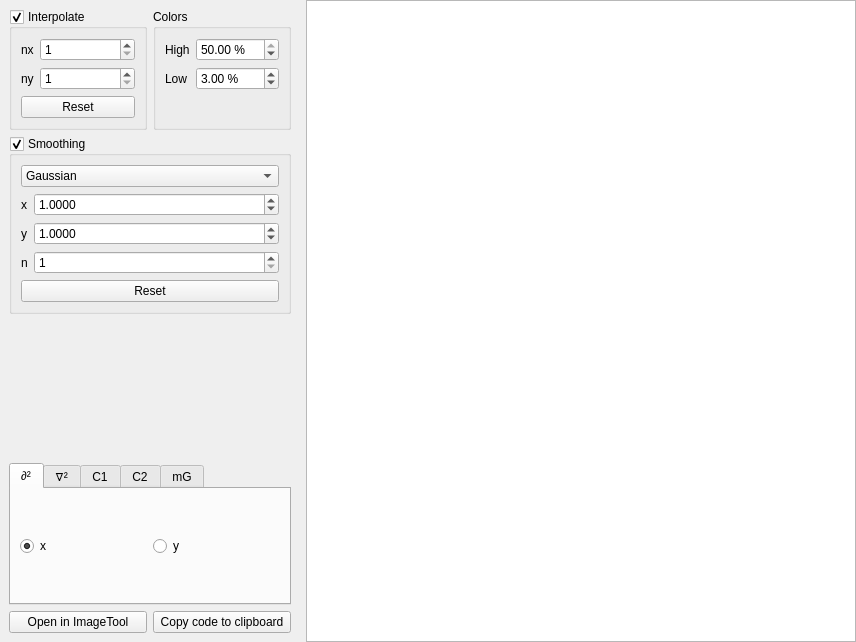
<?xml version="1.0" encoding="UTF-8"?>
<ui version="4.0">
 <class>MainWindow</class>
 <widget class="ToolWindow" name="MainWindow">
  <property name="geometry">
   <rect>
    <x>0</x>
    <y>0</y>
    <width>856</width>
    <height>642</height>
   </rect>
  </property>
  <property name="windowTitle">
   <string>MainWindow</string>
  </property>
  <widget class="QWidget" name="centralwidget">
   <layout class="QHBoxLayout" name="_2">
    <property name="leftMargin">
     <number>0</number>
    </property>
    <property name="topMargin">
     <number>0</number>
    </property>
    <property name="rightMargin">
     <number>0</number>
    </property>
    <property name="bottomMargin">
     <number>0</number>
    </property>
    <item>
     <widget class="QWidget" name="widget" native="true">
      <property name="sizePolicy">
       <sizepolicy hsizetype="Fixed" vsizetype="Preferred">
        <horstretch>0</horstretch>
        <verstretch>0</verstretch>
       </sizepolicy>
      </property>
      <property name="minimumSize">
       <size>
        <width>300</width>
        <height>0</height>
       </size>
      </property>
      <layout class="QVBoxLayout" name="verticalLayout">
       <item>
        <layout class="QHBoxLayout" name="horizontalLayout_5">
         <item>
          <widget class="QGroupBox" name="interp_group">
           <property name="sizePolicy">
            <sizepolicy hsizetype="Preferred" vsizetype="Preferred">
             <horstretch>0</horstretch>
             <verstretch>0</verstretch>
            </sizepolicy>
           </property>
           <property name="title">
            <string>Interpolate</string>
           </property>
           <property name="checkable">
            <bool>true</bool>
           </property>
           <property name="checked">
            <bool>true</bool>
           </property>
           <layout class="QVBoxLayout" name="verticalLayout_3">
            <item>
             <layout class="QFormLayout" name="formLayout_2">
              <item row="0" column="0">
               <widget class="QLabel" name="label_6">
                <property name="text">
                 <string>nx</string>
                </property>
               </widget>
              </item>
              <item row="0" column="1">
               <widget class="QSpinBox" name="nx_spin">
                <property name="keyboardTracking">
                 <bool>false</bool>
                </property>
                <property name="minimum">
                 <number>1</number>
                </property>
                <property name="maximum">
                 <number>9999</number>
                </property>
                <property name="value">
                 <number>1</number>
                </property>
               </widget>
              </item>
              <item row="1" column="0">
               <widget class="QLabel" name="label_7">
                <property name="text">
                 <string>ny</string>
                </property>
               </widget>
              </item>
              <item row="1" column="1">
               <widget class="QSpinBox" name="ny_spin">
                <property name="keyboardTracking">
                 <bool>false</bool>
                </property>
                <property name="minimum">
                 <number>1</number>
                </property>
                <property name="maximum">
                 <number>9999</number>
                </property>
                <property name="value">
                 <number>1</number>
                </property>
               </widget>
              </item>
             </layout>
            </item>
            <item>
             <widget class="QPushButton" name="interp_rst_btn">
              <property name="text">
               <string>Reset</string>
              </property>
             </widget>
            </item>
           </layout>
          </widget>
         </item>
         <item>
          <widget class="QGroupBox" name="colors_group">
           <property name="sizePolicy">
            <sizepolicy hsizetype="Preferred" vsizetype="Preferred">
             <horstretch>0</horstretch>
             <verstretch>0</verstretch>
            </sizepolicy>
           </property>
           <property name="title">
            <string>Colors</string>
           </property>
           <property name="checkable">
            <bool>false</bool>
           </property>
           <property name="checked">
            <bool>false</bool>
           </property>
           <layout class="QFormLayout" name="formLayout_5">
            <item row="0" column="0">
             <widget class="QLabel" name="label_4">
              <property name="text">
               <string>High</string>
              </property>
             </widget>
            </item>
            <item row="0" column="1">
             <widget class="QDoubleSpinBox" name="hi_spin">
              <property name="keyboardTracking">
               <bool>false</bool>
              </property>
              <property name="suffix">
               <string notr="true"> %</string>
              </property>
              <property name="decimals">
               <number>2</number>
              </property>
              <property name="maximum">
               <double>50.000000000000000</double>
              </property>
              <property name="singleStep">
               <double>0.050000000000000</double>
              </property>
              <property name="value">
               <double>50.000000000000000</double>
              </property>
             </widget>
            </item>
            <item row="1" column="0">
             <widget class="QLabel" name="label_5">
              <property name="text">
               <string>Low</string>
              </property>
             </widget>
            </item>
            <item row="1" column="1">
             <widget class="QDoubleSpinBox" name="lo_spin">
              <property name="keyboardTracking">
               <bool>false</bool>
              </property>
              <property name="suffix">
               <string notr="true"> %</string>
              </property>
              <property name="decimals">
               <number>2</number>
              </property>
              <property name="maximum">
               <double>50.000000000000000</double>
              </property>
              <property name="singleStep">
               <double>0.050000000000000</double>
              </property>
              <property name="value">
               <double>3.000000000000000</double>
              </property>
             </widget>
            </item>
           </layout>
          </widget>
         </item>
        </layout>
       </item>
       <item>
        <widget class="QGroupBox" name="smooth_group">
         <property name="sizePolicy">
          <sizepolicy hsizetype="Preferred" vsizetype="Preferred">
           <horstretch>0</horstretch>
           <verstretch>0</verstretch>
          </sizepolicy>
         </property>
         <property name="title">
          <string>Smoothing</string>
         </property>
         <property name="checkable">
          <bool>true</bool>
         </property>
         <property name="checked">
          <bool>true</bool>
         </property>
         <layout class="QFormLayout" name="formLayout">
          <item row="0" column="0" colspan="2">
           <widget class="QComboBox" name="smooth_combo">
            <item>
             <property name="text">
              <string>Gaussian</string>
             </property>
            </item>
            <item>
             <property name="text">
              <string>Boxcar</string>
             </property>
            </item>
           </widget>
          </item>
          <item row="1" column="0">
           <widget class="QLabel" name="label">
            <property name="text">
             <string>x</string>
            </property>
           </widget>
          </item>
          <item row="2" column="0">
           <widget class="QLabel" name="label_2">
            <property name="text">
             <string>y</string>
            </property>
           </widget>
          </item>
          <item row="3" column="0">
           <widget class="QLabel" name="nsmooth_label">
            <property name="text">
             <string>n</string>
            </property>
           </widget>
          </item>
          <item row="3" column="1">
           <widget class="QSpinBox" name="sn_spin">
            <property name="keyboardTracking">
             <bool>false</bool>
            </property>
            <property name="minimum">
             <number>1</number>
            </property>
            <property name="maximum">
             <number>50</number>
            </property>
            <property name="value">
             <number>1</number>
            </property>
           </widget>
          </item>
          <item row="4" column="0" colspan="2">
           <widget class="QPushButton" name="smooth_rst_btn">
            <property name="text">
             <string>Reset</string>
            </property>
           </widget>
          </item>
          <item row="2" column="1">
           <widget class="QDoubleSpinBox" name="sy_spin">
            <property name="keyboardTracking">
             <bool>false</bool>
            </property>
            <property name="decimals">
             <number>4</number>
            </property>
            <property name="value">
             <double>1.000000000000000</double>
            </property>
           </widget>
          </item>
          <item row="1" column="1">
           <widget class="QDoubleSpinBox" name="sx_spin">
            <property name="keyboardTracking">
             <bool>false</bool>
            </property>
            <property name="decimals">
             <number>4</number>
            </property>
            <property name="value">
             <double>1.000000000000000</double>
            </property>
           </widget>
          </item>
         </layout>
        </widget>
       </item>
       <item>
        <spacer name="verticalSpacer">
         <property name="orientation">
          <enum>Qt::Orientation::Vertical</enum>
         </property>
         <property name="sizeHint" stdset="0">
          <size>
           <width>20</width>
           <height>40</height>
          </size>
         </property>
        </spacer>
       </item>
       <item>
        <widget class="QTabWidget" name="tab_widget">
         <property name="tabPosition">
          <enum>QTabWidget::TabPosition::North</enum>
         </property>
         <property name="currentIndex">
          <number>0</number>
         </property>
         <property name="elideMode">
          <enum>Qt::TextElideMode::ElideNone</enum>
         </property>
         <widget class="QWidget" name="tab">
          <attribute name="title">
           <string>∂²</string>
          </attribute>
          <attribute name="toolTip">
           <string>Second Derivative Along Axis</string>
          </attribute>
          <layout class="QHBoxLayout" name="horizontalLayout_2">
           <item>
            <widget class="QRadioButton" name="x_radio">
             <property name="text">
              <string>x</string>
             </property>
             <property name="checked">
              <bool>true</bool>
             </property>
            </widget>
           </item>
           <item>
            <widget class="QRadioButton" name="y_radio">
             <property name="text">
              <string>y</string>
             </property>
             <property name="checked">
              <bool>false</bool>
             </property>
            </widget>
           </item>
          </layout>
         </widget>
         <widget class="QWidget" name="tab_2">
          <attribute name="title">
           <string>∇²</string>
          </attribute>
          <attribute name="toolTip">
           <string>2D Laplacian (Scaled)</string>
          </attribute>
          <layout class="QFormLayout" name="formLayout_4">
           <item row="0" column="0">
            <widget class="QLabel" name="label_8">
             <property name="text">
              <string>factor</string>
             </property>
            </widget>
           </item>
           <item row="0" column="1">
            <widget class="QDoubleSpinBox" name="lapl_factor_spin">
             <property name="keyboardTracking">
              <bool>false</bool>
             </property>
             <property name="decimals">
              <number>5</number>
             </property>
             <property name="minimum">
              <double>-9999.899999999999636</double>
             </property>
             <property name="maximum">
              <double>9999.899999999999636</double>
             </property>
             <property name="singleStep">
              <double>1.000000000000000</double>
             </property>
             <property name="value">
              <double>1.000000000000000</double>
             </property>
            </widget>
           </item>
          </layout>
         </widget>
         <widget class="QWidget" name="tab_5">
          <attribute name="title">
           <string>C1</string>
          </attribute>
          <attribute name="toolTip">
           <string>1D Curvature</string>
          </attribute>
          <layout class="QVBoxLayout" name="verticalLayout_4">
           <item>
            <layout class="QFormLayout" name="formLayout_6">
             <item row="0" column="0">
              <widget class="QLabel" name="label_12">
               <property name="text">
                <string>a₀</string>
               </property>
              </widget>
             </item>
             <item row="0" column="1">
              <widget class="QDoubleSpinBox" name="curv1d_a0_spin">
               <property name="keyboardTracking">
                <bool>false</bool>
               </property>
               <property name="decimals">
                <number>4</number>
               </property>
               <property name="minimum">
                <double>0.000100000000000</double>
               </property>
               <property name="maximum">
                <double>99.999899999999997</double>
               </property>
               <property name="singleStep">
                <double>0.010000000000000</double>
               </property>
               <property name="value">
                <double>0.100000000000000</double>
               </property>
              </widget>
             </item>
            </layout>
           </item>
           <item>
            <layout class="QHBoxLayout" name="horizontalLayout_4">
             <item>
              <widget class="QRadioButton" name="x_radio_curv1d">
               <property name="text">
                <string>x</string>
               </property>
               <property name="checked">
                <bool>true</bool>
               </property>
              </widget>
             </item>
             <item>
              <widget class="QRadioButton" name="y_radio_curv1d">
               <property name="text">
                <string>y</string>
               </property>
               <property name="checked">
                <bool>false</bool>
               </property>
              </widget>
             </item>
            </layout>
           </item>
          </layout>
         </widget>
         <widget class="QWidget" name="tab_3">
          <attribute name="title">
           <string>C2</string>
          </attribute>
          <attribute name="toolTip">
           <string>2D Curvature</string>
          </attribute>
          <layout class="QFormLayout" name="formLayout_3">
           <item row="0" column="0">
            <widget class="QLabel" name="label_10">
             <property name="text">
              <string>a₀</string>
             </property>
            </widget>
           </item>
           <item row="0" column="1">
            <widget class="QDoubleSpinBox" name="curv_a0_spin">
             <property name="keyboardTracking">
              <bool>false</bool>
             </property>
             <property name="decimals">
              <number>4</number>
             </property>
             <property name="minimum">
              <double>0.000100000000000</double>
             </property>
             <property name="maximum">
              <double>99.999899999999997</double>
             </property>
             <property name="singleStep">
              <double>0.010000000000000</double>
             </property>
             <property name="value">
              <double>1.000000000000000</double>
             </property>
            </widget>
           </item>
           <item row="1" column="0">
            <widget class="QLabel" name="label_9">
             <property name="text">
              <string>factor</string>
             </property>
            </widget>
           </item>
           <item row="1" column="1">
            <widget class="QDoubleSpinBox" name="curv_factor_spin">
             <property name="keyboardTracking">
              <bool>false</bool>
             </property>
             <property name="decimals">
              <number>5</number>
             </property>
             <property name="minimum">
              <double>-9999.899999999999636</double>
             </property>
             <property name="maximum">
              <double>9999.899999999999636</double>
             </property>
             <property name="singleStep">
              <double>1.000000000000000</double>
             </property>
             <property name="value">
              <double>1.000000000000000</double>
             </property>
            </widget>
           </item>
          </layout>
         </widget>
         <widget class="QWidget" name="tab_4">
          <attribute name="title">
           <string>mG</string>
          </attribute>
          <attribute name="toolTip">
           <string>Minimum Gradient</string>
          </attribute>
          <layout class="QHBoxLayout" name="horizontalLayout_3">
           <item>
            <widget class="QLabel" name="label_11">
             <property name="text">
              <string>No parameters</string>
             </property>
             <property name="alignment">
              <set>Qt::AlignmentFlag::AlignCenter</set>
             </property>
            </widget>
           </item>
          </layout>
         </widget>
        </widget>
       </item>
       <item>
        <layout class="QHBoxLayout" name="horizontalLayout_6">
         <item>
          <widget class="QPushButton" name="open_btn">
           <property name="text">
            <string>Open in ImageTool</string>
           </property>
          </widget>
         </item>
         <item>
          <widget class="QPushButton" name="copy_btn">
           <property name="text">
            <string>Copy code to clipboard</string>
           </property>
          </widget>
         </item>
        </layout>
       </item>
      </layout>
     </widget>
    </item>
    <item>
     <widget class="GraphicsLayoutWidget" name="graphics_layout"/>
    </item>
   </layout>
  </widget>
 </widget>
 <customwidgets>
  <customwidget>
   <class>GraphicsLayoutWidget</class>
   <extends>QGraphicsView</extends>
   <header>pyqtgraph</header>
  </customwidget>
  <customwidget>
   <class>ToolWindow</class>
   <extends>QMainWindow</extends>
   <header>erlab.interactive.utils</header>
   <container>1</container>
  </customwidget>
 </customwidgets>
 <resources/>
 <connections/>
</ui>
